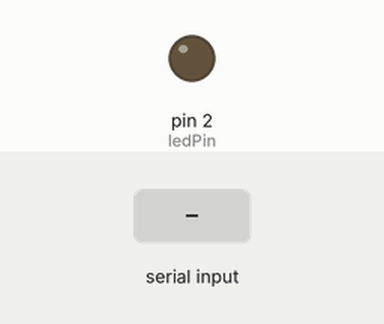
Bench run of a sketch on a simulated Arduino Uno, built with avr-gcc and run on an emulated ATmega328P. Parts: output pins drawn as LEDs (lit = HIGH). The test bench sets the inputs (shaded band).

Above: at 1.2 s.
1.3 s: "H" received over Serial
At 2.5 s:
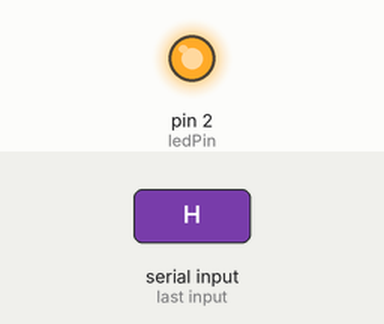
2.8 s: "L" received over Serial
At 3.8 s:
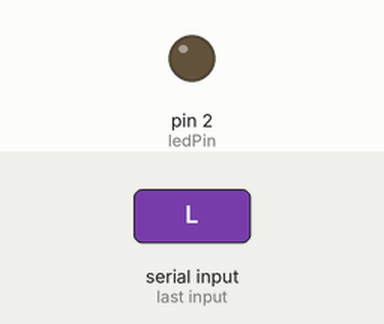
Timing chart, 0 to 5.8 s (numbered marks = the images above; inputs shaded):
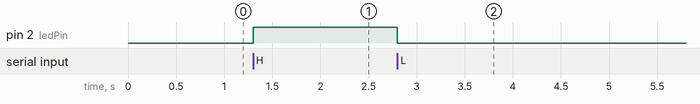

The sketch:

somboon.ino
```cpp
const int ledPin = 2;
int incomingByte;
//char incomingByte;

void setup() {

  Serial.begin(9600);

  pinMode(ledPin, OUTPUT);
}

void loop() {

  if (Serial.available() > 0) {

    incomingByte = Serial.read();
    //incomingByte = 'R';


    if (incomingByte == 'H') {
      digitalWrite(ledPin, HIGH);
    }

    if (incomingByte == 'L') {
      digitalWrite(ledPin, LOW);
    }

    if(incomingByte == 'R'){
      float vol;
      int sensorValue = analogRead(A0);
      vol=(float)sensorValue/1024*5.0;
      Serial.println(vol,1);
      delay(2000);
    }

    if(incomingByte == 'G'){
      int sensorValue1 = analogRead(A1);
      if(sensorValue1 < 1000){
        Serial.println("Yes");
      }
      if(sensorValue1 == 1023){
        Serial.println("No");
      }
      delay(1000);
    }
  }
}
```

Measured:
- after the input at 1.3 s, pin 2 (ledPin): LOW → HIGH at once
- after the input at 2.8 s, pin 2 (ledPin): HIGH → LOW at once
